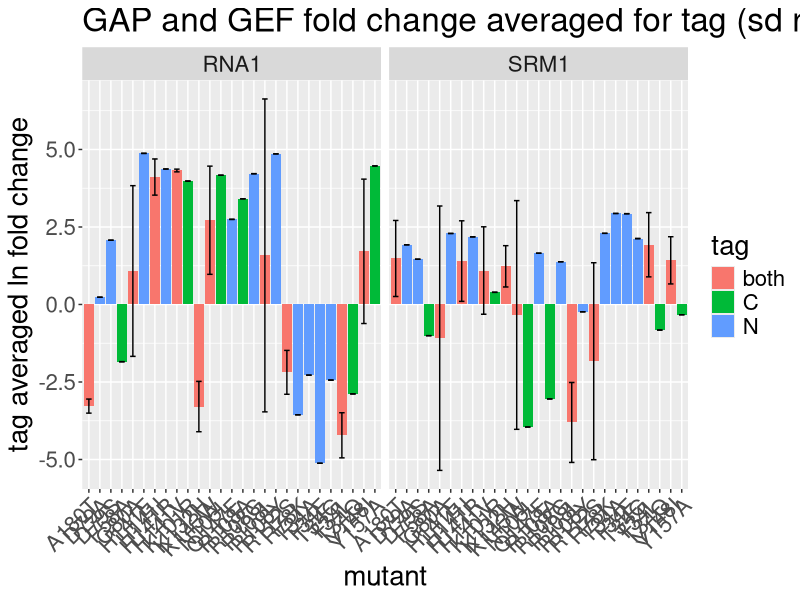
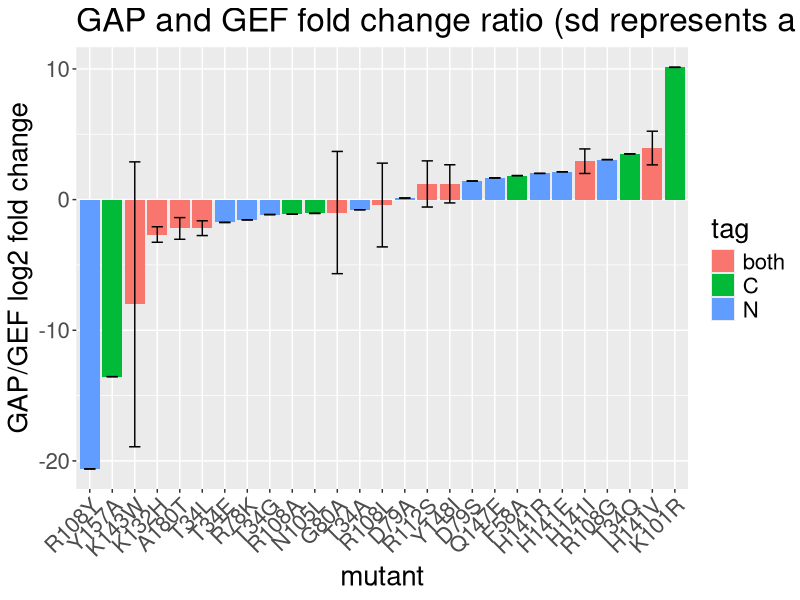
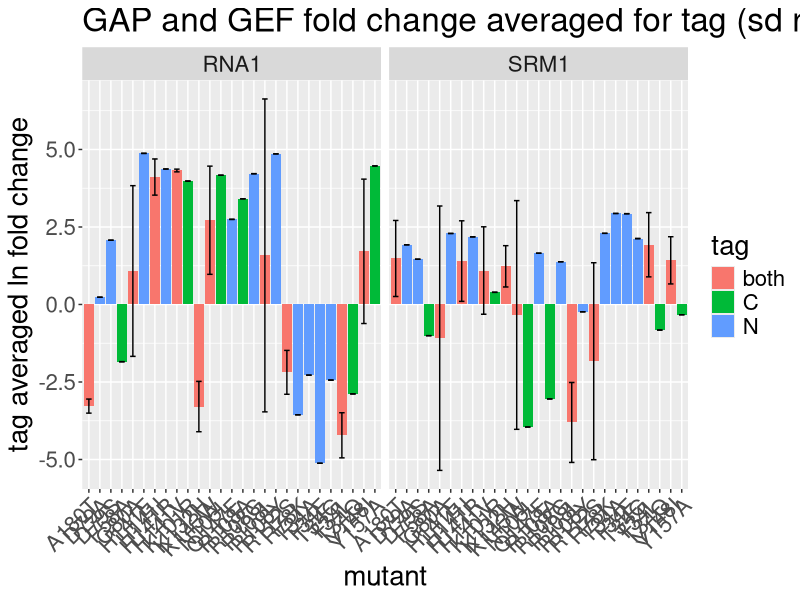
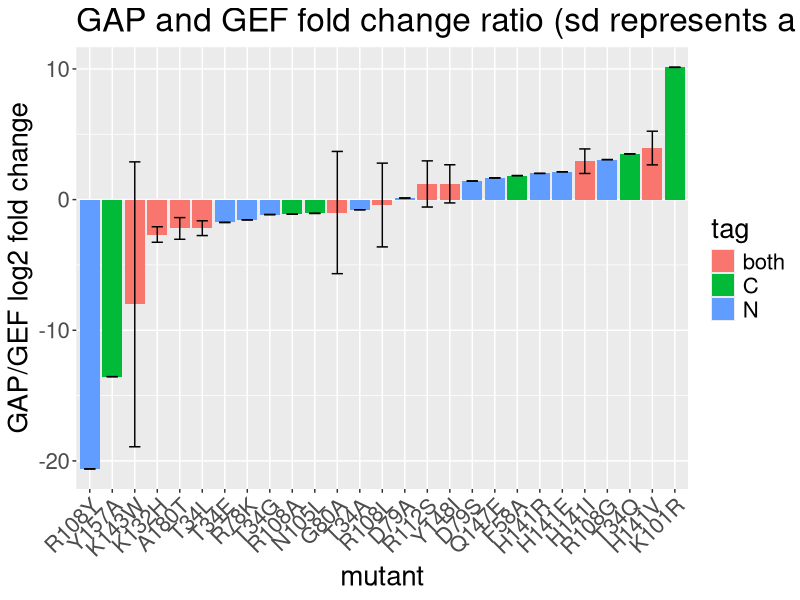

These figures' R source, in order:
library(tidyverse)

GAP_GEF_log2FC <- read_tsv("apms_log2_fold_change.txt") %>% 
  filter(gene_name %in% c("SRM1", "RNA1") & norm == "eqM") 

tag_avrg <- GAP_GEF_log2FC %>% 
  arrange(mutant, tag, gene_name) %>% 
  group_by(mutant, gene_name) %>% 
  summarise("tag_avg_log2FC" = mean(log2FC, na.rm = T), 
            "tag_avg_log2FC_sd" = sd(log2FC, na.rm = T)) %>% 
  ungroup() %>% 
  mutate("tag_avg_log2FC_sd" = ifelse(is.na(tag_avg_log2FC_sd), 0, tag_avg_log2FC_sd)) %>% 
  inner_join(., GAP_GEF_log2FC, by = c("mutant", "gene_name")) %>% 
  select(mutant, gene_name, tag_avg_log2FC, tag_avg_log2FC_sd, tag)

mut_with_both_tags <- tag_avrg %>% 
  group_by(mutant, gene_name) %>% 
  summarize("count" = n()) %>% 
  filter(count > 1) %>% pull(mutant) %>% unique()

tag_avrg <- tag_avrg %>% 
  mutate("tag"= ifelse(is.element(mutant, mut_with_both_tags), "both", tag)) %>% unique()

tag_avrg %>% ggplot(aes(x = mutant, y = tag_avg_log2FC, fill = tag)) + geom_bar(stat = "identity") + 
  geom_errorbar(aes(ymin = tag_avg_log2FC - tag_avg_log2FC_sd, ymax = tag_avg_log2FC + tag_avg_log2FC_sd), width = 0.5) +
  theme(text = element_text(size = 20), axis.text.x = element_text(angle = 45, hjust = 1)) +
  ylab("tag averaged ln fold change") + facet_grid(~gene_name) +
  ggtitle("GAP and GEF fold change averaged for tag (sd represents a combination of N or C tag difference)")
ggsave("tag_averaged_GAP_and_GEF_fold_change.pdf", height = 9, width = 14)


tag_avrg_gap_over_gef <- tag_avrg %>% 
  select(mutant, tag, everything()) %>% 
  gather(variable, value, -(mutant:gene_name)) %>% 
  unite(temp, gene_name, variable) %>% 
  spread(temp, value) %>% 
  group_by(mutant, tag) %>% 
  summarize("gap_over_gef_FC" = RNA1_tag_avg_log2FC/SRM1_tag_avg_log2FC, 
            "gap_over_gef_sd" = sqrt( (RNA1_tag_avg_log2FC_sd/RNA1_tag_avg_log2FC)^2 + (SRM1_tag_avg_log2FC_sd/SRM1_tag_avg_log2FC)^2)
            ) %>% 
  ungroup()

gap_over_gef_mut_order <- tag_avrg_gap_over_gef %>% 
  arrange(gap_over_gef_FC) %>% pull(mutant)

tag_avrg_gap_over_gef %>% 
  mutate("mutant" = factor(mutant, gap_over_gef_mut_order)) %>% 
  ggplot(aes(x = mutant, y = gap_over_gef_FC, fill = tag)) + 
  geom_bar(stat = "identity") + 
  geom_errorbar(aes(ymin = gap_over_gef_FC - gap_over_gef_sd, ymax = gap_over_gef_FC + gap_over_gef_sd), width = 0.5) +
  theme(text = element_text(size = 20), axis.text.x = element_text(angle = 45, hjust = 1)) +
  ylab("GAP/GEF log2 fold change") +
  ggtitle("GAP and GEF fold change ratio (sd represents a combination of N or C tag difference)")
ggsave("GAP_GEF_fold_change_ratio.pdf", height = 9, width = 14)
write_tsv(tag_avrg_gap_over_gef, "tag_averagged_GAP_over_GEF_ln_APMS_fold_change_from_WT.txt")
